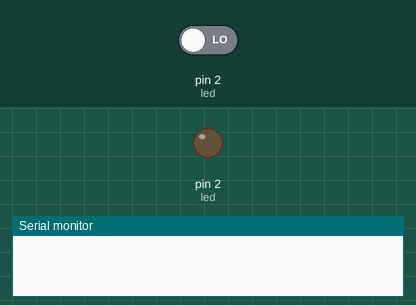
This sketch was run on a simulated Arduino Uno, built for the host (arithmetic inside an expression is 32-bit, double 64-bit). On the bench: output pins drawn as LEDs (lit = HIGH), the last lines printed to the serial monitor. The test bench sets the inputs (shaded band); at power-on: pin 2 (led) LOW.

Above: at 1.2 s.
1.3 s: pin 2 (led) driven HIGH
At 2.2 s:
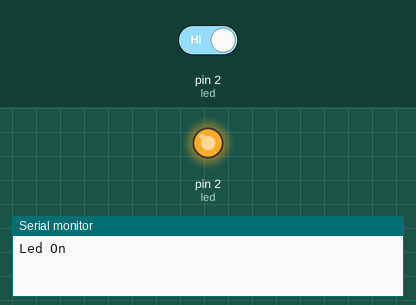
Timing chart, 0 to 4.3 s (numbered marks = the images above; inputs shaded):
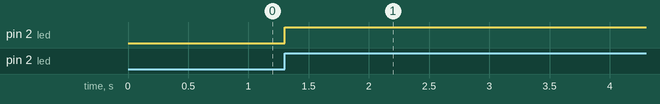

The sketch:

bai1.ino
```cpp
const int led = 2;
const int button = 0;
bool isPress = false;
bool state = false;

void ARDUINO_ISR_ATTR isr() {
    isPress = true;
    state = !digitalRead(led); // Cập nhật trạng thái LED khi nút được nhấn
    digitalWrite(led, state);
}
void setup() {
    Serial.begin(115200);
    pinMode(button, INPUT_PULLUP);
    attachInterrupt(button, isr, RISING);
    pinMode(led, OUTPUT);
}
void loop() {
  if (isPress) {
    Serial.println(state ? "Led On" : "Led Off"); // In ra trạng thái LED
    isPress = false;
  }
}
```

Measured:
- after the input at 1.3 s, pin 2 (led): LOW → HIGH at once
